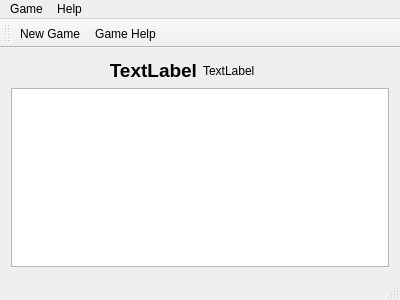
<?xml version="1.0" encoding="UTF-8"?>
<ui version="4.0">
 <class>MainWindow</class>
 <widget class="QMainWindow" name="MainWindow">
  <property name="geometry">
   <rect>
    <x>0</x>
    <y>0</y>
    <width>400</width>
    <height>300</height>
   </rect>
  </property>
  <property name="windowTitle">
   <string>Connected Four</string>
  </property>
  <property name="layoutDirection">
   <enum>Qt::LeftToRight</enum>
  </property>
  <widget class="QWidget" name="centralWidget">
   <layout class="QVBoxLayout" name="verticalLayout">
    <item>
     <layout class="QHBoxLayout" name="horizontalLayout">
      <item>
       <widget class="QLabel" name="message">
        <property name="font">
         <font>
          <pointsize>14</pointsize>
          <weight>75</weight>
          <italic>false</italic>
          <bold>true</bold>
         </font>
        </property>
        <property name="layoutDirection">
         <enum>Qt::LeftToRight</enum>
        </property>
        <property name="text">
         <string>TextLabel</string>
        </property>
        <property name="alignment">
         <set>Qt::AlignRight|Qt::AlignTrailing|Qt::AlignVCenter</set>
        </property>
       </widget>
      </item>
      <item>
       <widget class="QLabel" name="colorMessage">
        <property name="text">
         <string>TextLabel</string>
        </property>
       </widget>
      </item>
     </layout>
    </item>
    <item>
     <widget class="SizeFitGraphicsView" name="graphicsView"/>
    </item>
   </layout>
  </widget>
  <widget class="QMenuBar" name="menuBar">
   <property name="geometry">
    <rect>
     <x>0</x>
     <y>0</y>
     <width>400</width>
     <height>25</height>
    </rect>
   </property>
   <widget class="QMenu" name="menuGame">
    <property name="title">
     <string>Game</string>
    </property>
    <addaction name="actionNewGame"/>
   </widget>
   <widget class="QMenu" name="menuHelp">
    <property name="title">
     <string>Help</string>
    </property>
    <addaction name="actionGameHelp"/>
    <addaction name="actionAbout"/>
    <addaction name="actionContact"/>
   </widget>
   <addaction name="menuGame"/>
   <addaction name="menuHelp"/>
  </widget>
  <widget class="QToolBar" name="mainToolBar">
   <attribute name="toolBarArea">
    <enum>TopToolBarArea</enum>
   </attribute>
   <attribute name="toolBarBreak">
    <bool>false</bool>
   </attribute>
   <addaction name="actionNewGame"/>
   <addaction name="actionGameHelp"/>
  </widget>
  <widget class="QStatusBar" name="statusBar"/>
  <action name="actionNewGame">
   <property name="icon">
    <iconset resource="icons.qrc">
     <normaloff>:/icons/add-new-file.png</normaloff>:/icons/add-new-file.png</iconset>
   </property>
   <property name="text">
    <string>New Game</string>
   </property>
  </action>
  <action name="actionGameHelp">
   <property name="icon">
    <iconset resource="icons.qrc">
     <normaloff>:/icons/question.png</normaloff>:/icons/question.png</iconset>
   </property>
   <property name="text">
    <string>Game Help</string>
   </property>
  </action>
  <action name="actionAbout">
   <property name="text">
    <string>About</string>
   </property>
  </action>
  <action name="actionContact">
   <property name="text">
    <string>Contact</string>
   </property>
  </action>
 </widget>
 <layoutdefault spacing="6" margin="11"/>
 <customwidgets>
  <customwidget>
   <class>SizeFitGraphicsView</class>
   <extends>QGraphicsView</extends>
   <header location="global">SizeFitGraphicsView.hpp</header>
  </customwidget>
 </customwidgets>
 <resources>
  <include location="icons.qrc"/>
 </resources>
 <connections/>
</ui>
